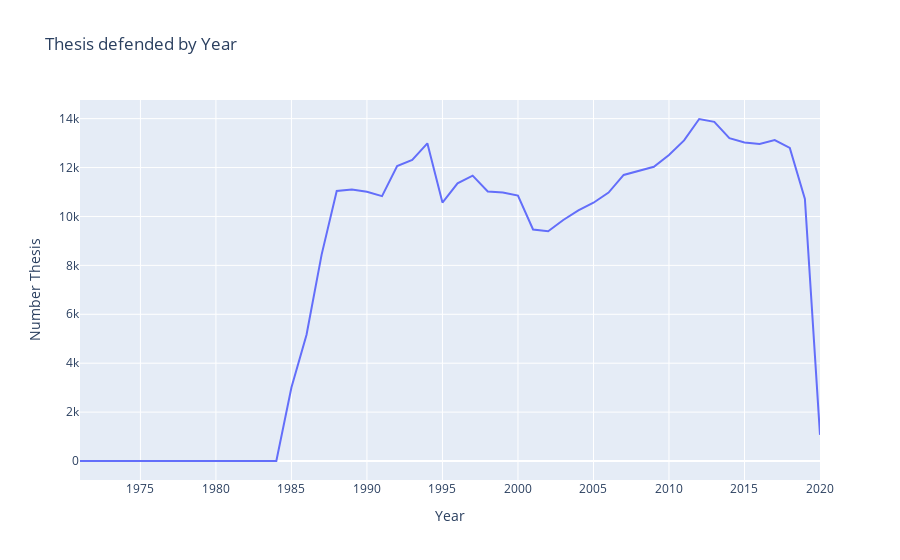

This figure's notebook cell:
### Markdown cell above
There is a sudden drop in the number of PhD defended in 2019 and 2020. Propose 3 hypotheses to explain this phenomenon.

### Code cell
temp = df_defences.groupby('Year').count().reset_index().reindex(['Year', 'Titre'], axis=1)
temp.rename(columns={'Titre' : 'Number Thesis'}, inplace=True)
fig = temp.plot(x='Year', y='Number Thesis', title='Thesis defended by Year')
fig.write_image('plots/nb_thesis_by_year.png')
fig.show()

### Figure 1 — Plotly figure (JSON) as saved in the notebook; plotly's stock layout.template omitted (floating-point values rounded to 4 significant figures)
{"data": [{"hovertemplate": "Year=%{x}<br>Number Thesis=%{y}<extra></extra>", "legendgroup": "", "line": {"color": "#636efa", "dash": "solid"}, "marker": {"symbol": "circle"}, "mode": "lines", "name": "", "orientation": "v", "showlegend": false, "type": "scatter", "x": [1971, 1972, 1973, 1976, 1979, 1980, 1982, 1984, 1985, 1986, 1987, 1988, 1989, 1990, 1991, 1992, 1993, 1994, 1995, 1996, 1997, 1998, 1999, 2000, 2001, 2002, 2003, 2004, 2005, 2006, 2007, 2008, 2009, 2010, 2011, 2012, 2013, 2014, 2015, 2016, 2017, 2018, 2019, 2020], "xaxis": "x", "y": [1, 1, 1, 1, 1, 1, 1, 6, 3007, 5162, 8439, 11045, 11102, 11011, 10831, 12065, 12309, 12991, 10569, 11354, 11669, 11023, 10982, 10855, 9468, 9396, 9857, 10250, 10562, 10975, 11697, 11854, 12033, 12516, 13110, 13985, 13868, 13202, 13023, 12965, 13122, 12805, 10712, 1070], "yaxis": "y"}], "layout": {"legend": {"tracegroupgap": 0}, "title": {"text": "Thesis defended by Year"}, "xaxis": {"anchor": "y", "domain": [0, 1], "title": {"text": "Year"}}, "yaxis": {"anchor": "x", "domain": [0, 1], "title": {"text": "Number Thesis"}}}}
